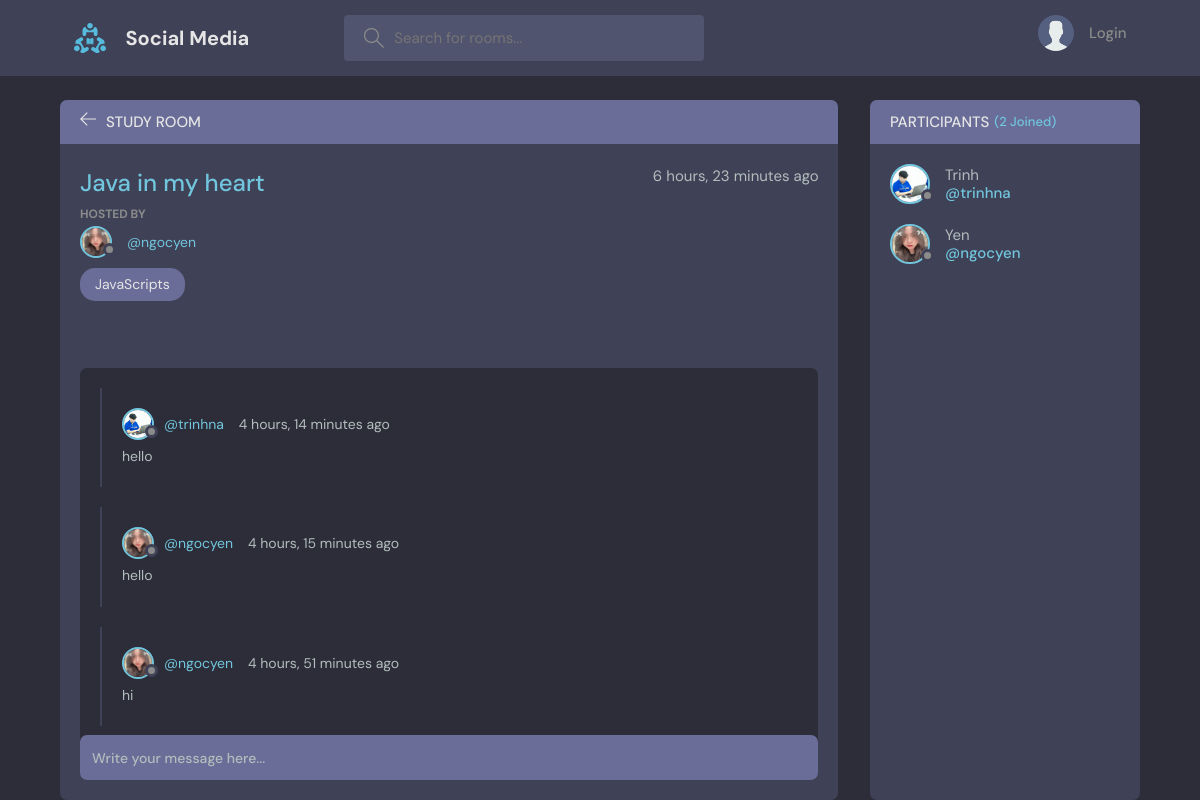
Page /room/2/ on the committed database.
### base/models.py (models this page shows, shortened)
class Room(models.Model):
    host = models.ForeignKey(User,on_delete=models.SET_NULL,null =True)
    topic = models.ForeignKey(Topic,on_delete=models.SET_NULL,null=True)
    name = models.CharField(max_length=200)
    description = models.TextField(null = True, blank = True)
    participants = models.ManyToManyField(User,related_name='participants',blank=True)
    updated = models.DateTimeField(auto_now=True)
    created = models.DateTimeField(auto_now_add=True)
    password = models.TextField(null = True, blank = True)
    class Meta:
        ordering = ['-updated','created']

class User(AbstractUser):
    name = models.CharField(max_length = 200, null = True)
    email =models.EmailField(unique = True,null =True)
    bio = models.TextField(null = True)
    avatar = models.ImageField(default='defaut1.png',null=True)
    USERNAME_FIELD ='email'
    REQUIRED_FIELDS = []

class Topic(models.Model):
    name = models.CharField(max_length=200)
    def __str__(seft):
        return seft.name

class Message(models.Model):
    user = models.ForeignKey(User,on_delete=models.CASCADE)
    room = models.ForeignKey(Room, on_delete=models.CASCADE)
    body = models.TextField()
    updated = models.DateTimeField(auto_now=True)
    created = models.DateTimeField(auto_now_add=True)
    class Meta:
        ordering = ['-updated','created']

### base/views.py (the view, shortened to what this page needs)
# urls.py: path('room/<str:pk>/',views.room,name="room"),
def room(request,pk):
    room = Room.objects.get(id=pk)
    pa = room.participants.all()
    messages = room.message_set.all()
    context = {'rooms':room, 'message':messages, 'participants': pa}
    return render(request,'base/room.html',context)

### base/templates/base/room.html (shortened to what this page needs)
{% extends 'main.html' %}
{% block content %}
<main class="profile-page layout layout--2">
  <div class="container">
    <div class="room">
      <div class="room__top">
        <div class="room__topLeft">
          <a href="{% url 'home' %}">
            <svg version="1.1" xmlns="http://www.w3.org/2000/svg" width="32" height="32" viewBox="0 0 32 32">
              <title>arrow-left</title>
              <path
                d="M13.723 2.286l-13.723 13.714 13.719 13.714 1.616-1.611-10.96-10.96h27.625v-2.286h-27.625l10.965-10.965-1.616-1.607z">
              </path>
            </svg>
          </a>
          <h3>Study Room</h3>
        </div>
      </div>
      <div class="room__box scroll">
        <div class="room__header scroll">
          <div class="room__info">
            <h3>{{rooms.name}}</h3>
            <span>{{rooms.created|timesince}} ago</span>
          </div>
          <div class="room__hosted">
            <p>Hosted By</p>
            <a href="{%url 'profile' rooms.host.id%}" class ="thread__author">
              <div class="avatar avatar--small">
                <img src="{{ rooms.host.avatar.url }}" />
              </div>
              <span>@{{rooms.host.username}}</span>
            </a>
          </div>
          <span class="room__topics">{{rooms.topic}}</span>
        </div>
        <div class="room__conversation">
          <div class="threads scroll">
            {% for message in message %}
            <div class="thread">
              <div class="thread__top">
                <div class="thread__author">
                  <a href="{% url 'profile' message.user.id %}" class="thread__authorInfo">
                    <div class="avatar avatar--small">
                      <img src="{{message.user.avatar.url}}" />
                    </div>
                    <span>@{{message.user.username}}</span>
                  </a>
                  <span class="thread__date">{{message.created|timesince}} ago</span>
                </div>
              </div>
              <div class="thread__details">
                {{message.body}}
              </div>
            </div>
            {% endfor %}
          </div>
        </div>
      </div>
      <div class="room__message">
        <form action="" method="POST">
          <input name="body" placeholder="Write your message here..." />
        </form>
      </div>
    </div>
    <div class="participants">
      <h3 class="participants__top">Participants <span>({{participants.count}} Joined)</span></h3>
      <div class="participants__list scroll">
        {% for p in participants %}
        <a href="{%  url 'profile' p.id %}" class="participant">
          <div class="avatar avatar--medium">
            <img src="{{p.avatar.url}}" />
          </div>
          <p>
            {{p.name}}
            <span>@{{p.username}}</span>
          </p>
        </a>
        {% endfor %}
      </div>
    </div>
  </div>
</main>
{% endblock content %}

### rows in the picture
Room: name "Java in my heart", created "6 hours, 23 minutes", host.avatar (picture), host.username "ngocyen", topic "JavaScripts"
Message: user.avatar (picture), user.username "trinhna", created "4 hours, 14 minutes", body "hello"
Message: user.avatar (picture), user.username "ngocyen", created "4 hours, 15 minutes", body "hello"
Message: user.avatar (picture), user.username "ngocyen", created "4 hours, 51 minutes", body "hi"
User: avatar (picture), name "Trinh", username "trinhna"
User: avatar (picture), name "Yen", username "ngocyen"

### other values in the picture
{{ participants.count }} "2"
